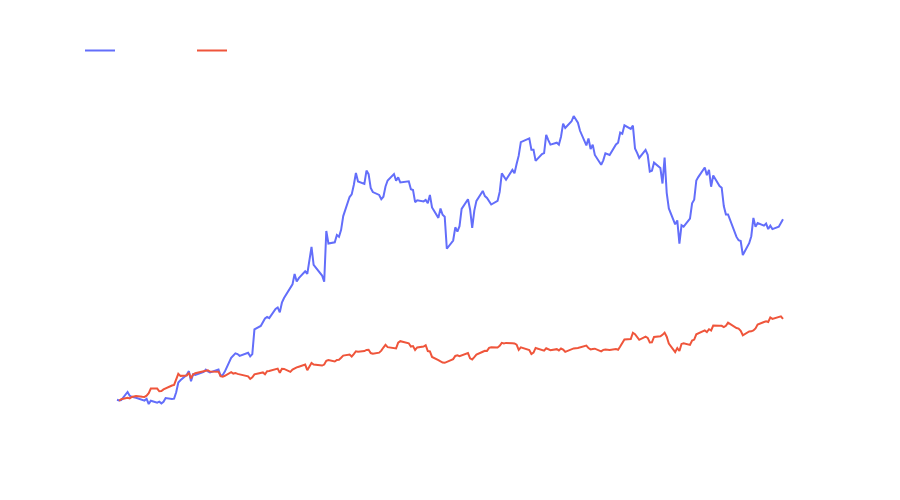

The notebook cell saved with this chart:
### Code cell
cumulative_returns_maximum_risk_df = cumulative_returns_maximum_risk.reset_index()
cumulative_returns_trace_sp500_df = cumulative_returns_trace_sp500.reset_index()

# trace for my port
trace_max_risk = go.Scatter(
    x=cumulative_returns_maximum_risk_df['Date'],
    y=cumulative_returns_maximum_risk_df[0],
    mode='lines+text',  # Add 'markers+text' to the mode
    name='My Portfolio',
    text=[None]*(len(cumulative_returns_maximum_risk_df[0])-1) + [f"{cumulative_returns_maximum_risk_df[0].iloc[-1]:.2f}%"],
    textposition="top center",  # Position the text above the marker
    textfont=dict(color='white', size = 20)  # Text color
)

# sp500 trace
trace_sp500 = go.Scatter(
    x=cumulative_returns_trace_sp500_df['Date'],
    y=cumulative_returns_trace_sp500_df[0],
    mode='lines+text',  # Add 'markers+text' to the mode
    name='SP500',
    text=[None]*(len(cumulative_returns_trace_sp500_df[0])-1) + [f"{cumulative_returns_trace_sp500_df[0].iloc[-1]:.2f}%"],
    textposition="top center",  # Position the text above the marker
    textfont=dict(color='white', size = 20)  # Text color
)


# Combine the traces into a list
data = [trace_max_risk, trace_sp500]

# Set the layout of the figure
layout = go.Layout(
    title=go.layout.Title(
        #text='Portfolio Cumulative Returns',
        #font=dict(color='white')  # Title color
    ),
    xaxis=dict(
        title='Date',
        showgrid=False,  # Turns off the x-axis gridlines
        tickfont=dict(color='white'),  # X-axis ticks color
        title_font=dict(color='white')  # X-axis title color
    ),
    yaxis=dict(
        title='Cumulative Returns (%)',
        showgrid=False,  # Turns off the y-axis gridlines
        tickfont=dict(color='white'),  # Y-axis ticks color
        title_font=dict(color='white')  # Y-axis title color
    ),
    legend=dict(
        x=0,
        y=1.2,
        orientation='h',
        font=dict(color='white')  # Legend text color
    ),
    paper_bgcolor='rgba(0,0,0,0)',  # Keep the background transparent
    plot_bgcolor='rgba(0,0,0,0)',  # Keep the plot area background transparent
    autosize=False,
    width=900,
    height=500
)

# Create the figure
fig = go.Figure(data=data, layout=layout)

# Plot the figure
fig.show()

### Figure 1 — Plotly figure (JSON) as saved in the notebook; plotly's stock layout.template omitted (floating-point values rounded to 4 significant figures; data arrays with more than 128 entries replaced by an {"elided": "..."} marker saying what was removed)
{"data": [{"mode": "lines+text", "name": "My Portfolio", "text": {"elided": "216 str values"}, "textfont": {"color": "white", "size": 20}, "textposition": "top center", "type": "scatter", "x": {"elided": "216 str values"}, "y": {"elided": "216 float values"}}, {"mode": "lines+text", "name": "SP500", "text": {"elided": "216 str values"}, "textfont": {"color": "white", "size": 20}, "textposition": "top center", "type": "scatter", "x": {"elided": "216 str values"}, "y": {"elided": "216 float values"}}], "layout": {"autosize": false, "height": 500, "legend": {"font": {"color": "white"}, "orientation": "h", "x": 0, "y": 1.2}, "paper_bgcolor": "rgba(0,0,0,0)", "plot_bgcolor": "rgba(0,0,0,0)", "width": 900, "xaxis": {"showgrid": false, "tickfont": {"color": "white"}, "title": {"font": {"color": "white"}, "text": "Date"}}, "yaxis": {"showgrid": false, "tickfont": {"color": "white"}, "title": {"font": {"color": "white"}, "text": "Cumulative Returns (%)"}}}}
